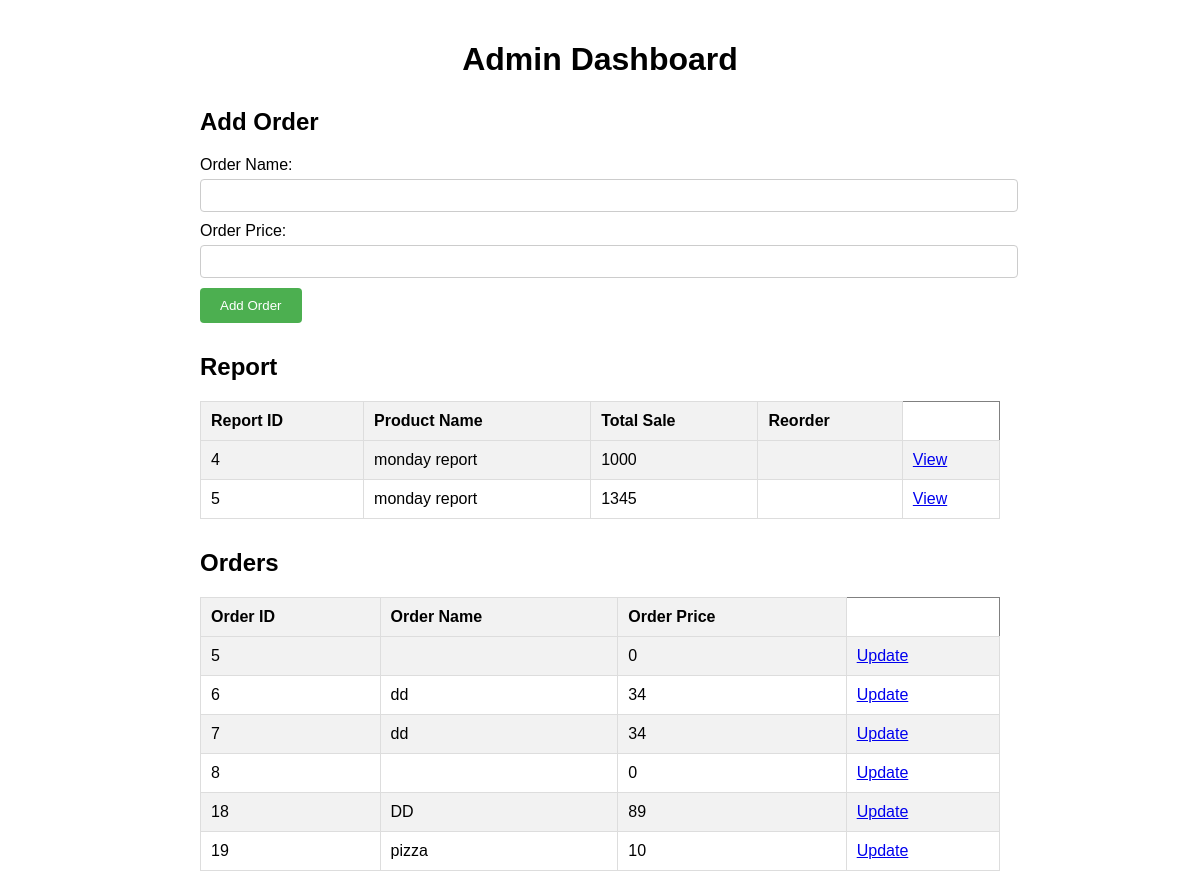
Page /dashboard.php on the committed database.
### tables this page shows
CREATE TABLE `report` (
  `report_id` int(11) NOT NULL,
  `reportname` varchar(50) NOT NULL,
  `totalsale` int(11) NOT NULL,
  `inventoryvalue` int(11) NOT NULL,
  `reorder` varchar(50) NOT NULL
);

CREATE TABLE `order` (
  `order_id` int(11) NOT NULL,
  `ordername` varchar(50) NOT NULL,
  `orderprice` int(11) NOT NULL,
  `orderdate` date NOT NULL
);

### dashboard.php (the view, shortened to what this page needs)
<!DOCTYPE html>
<html lang="en">
<head>
</head>
<body>
    <div class="container">
        <h1>Admin Dashboard</h1>
        <h2>Add Order</h2>
        <form method="POST">
            <label for="ordername">Order Name:</label>
            <input type="text" id="ordername" name="ordername" required>
            <label for="orderprice">Order Price:</label>
            <input type="text" id="orderprice" name="orderprice" required>
            <button type="submit" name="add_order">Add Order</button>
        </form>
        <h2>Report</h2>
        <table border="1">
            <tr>
                <th>Report ID</th>
                <th>Product Name</th>
                <th>Total Sale</th>
                <th>Reorder</th>
            </tr>
            <?php
            $servername = "localhost";
            $username = "root";
            $password = "";
            $database = "loginsystem";
            $conn = new mysqli($servername, $username, $password, $database);
            $report_sql = "SELECT * FROM `report`";
            $report_result = $conn->query($report_sql);
            if ($report_result->num_rows > 0) {
                while ($row = $report_result->fetch_assoc()) {
                    echo "<tr>";
                    echo "<td>" . $row["report_id"] . "</td>";
                    echo "<td>" . $row["reportname"] . "</td>";
                    echo "<td>" . $row["totalsale"] . "</td>";
                    echo "<td>" . $row["reorder"] . "</td>";
                    echo "<td><a href='viewreport.php'>View</a></td>";
                    echo "</tr>";
                }
            } else {
                echo "<tr><td colspan='4'>No reports found</td></tr>";
            }
            ?>
        </table>
        <h2>Orders</h2>
        <table border="1">
            <tr>
                <th>Order ID</th>
                <th>Order Name</th>
                <th>Order Price</th>
            </tr>
            <?php
            $conn = new mysqli($servername, $username, $password, $database);
            $order_sql = "SELECT * FROM `order`";
            $order_result = $conn->query($order_sql);
            if ($order_result->num_rows > 0) {
                while ($row = $order_result->fetch_assoc()) {
                    echo "<tr>";
                    echo "<td>" . $row["order_id"] . "</td>";
                    echo "<td>" . $row["ordername"] . "</td>";
                    echo "<td>" . $row["orderprice"] . "</td>";
                    echo "<td><a href='updateorder.html'>Update</a></td>";
                    echo "</tr>";
                }
            } else {
                echo "<tr><td colspan='4'>No orders found</td></tr>";
            }
            ?>
        </table>
    </div>
</body>
</html>

### dashboard.php (style rules this page uses)
body { font-family: Arial, sans-serif; margin: 0; padding: 0; }
.container { max-width: 800px; margin: 0 auto; padding: 20px; }
h1 { text-align: center; }
h2 { margin-top: 30px; }
form { margin-bottom: 20px; }
form label { display: block; margin-bottom: 5px; }
form input[type="text"] { width: 100%; padding: 8px; margin-bottom: 10px; border: 1px solid #ccc; border-radius: 4px; }
form button { padding: 10px 20px; background-color: #4CAF50; color: white; border: none; border-radius: 4px; cursor: pointer; }
table { width: 100%; border-collapse: collapse; }
table th, table td { padding: 10px; border: 1px solid #ddd; text-align: left; }
table th { background-color: #f2f2f2; }
table tr:nth-child(even) { background-color: #f2f2f2; }

### rows in the picture
report: report_id "4", reportname "monday report", totalsale "1000"
report: report_id "5", reportname "monday report", totalsale "1345"
order: order_id "5", orderprice "0"
order: order_id "6", ordername "dd", orderprice "34"
order: order_id "7", ordername "dd", orderprice "34"
order: order_id "8", orderprice "0"
order: order_id "18", ordername "DD", orderprice "89"
order: order_id "19", ordername "pizza", orderprice "10"
